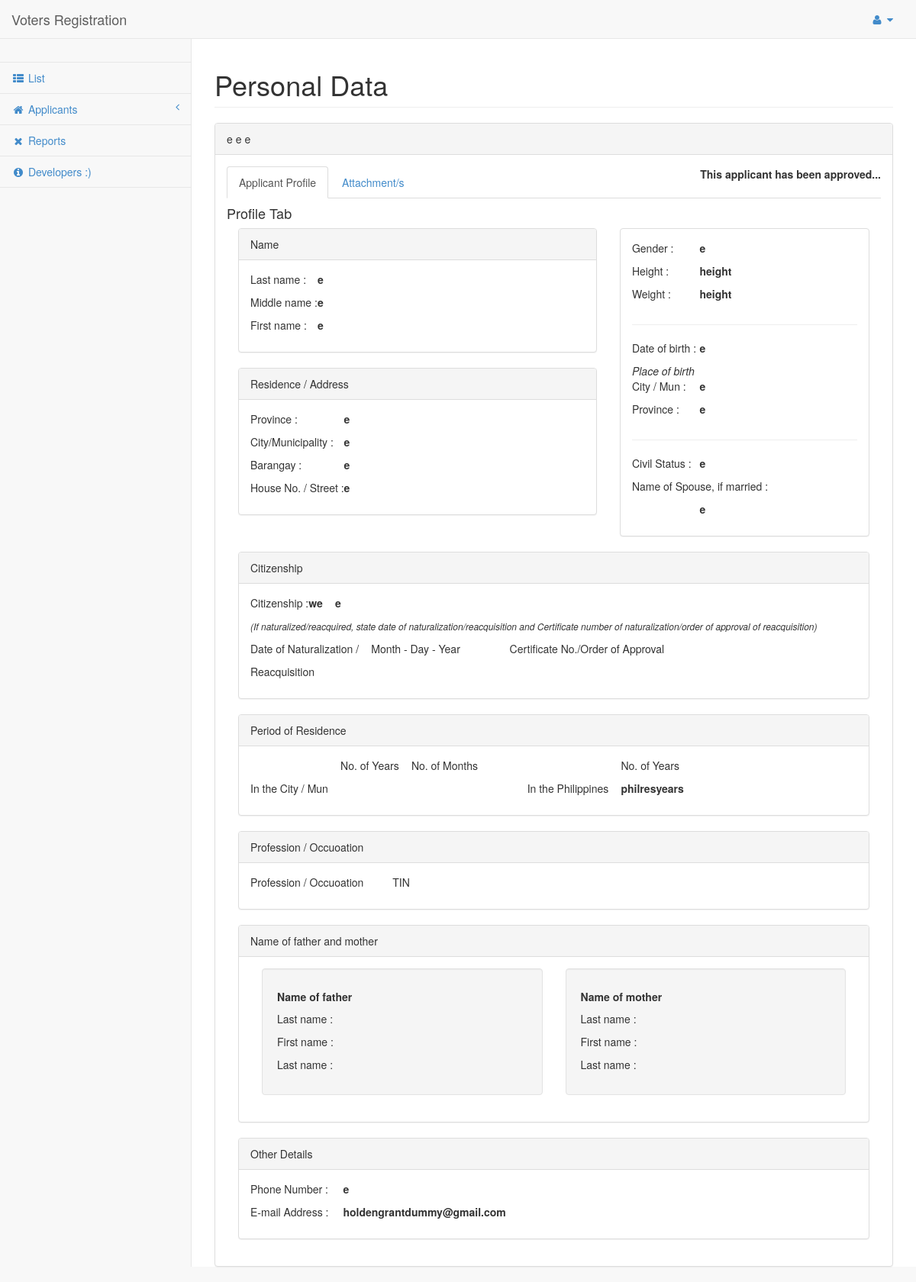
Page /view/view_data.php?id=41 (signed in) on the committed database.
### tables this page shows
CREATE TABLE IF NOT EXISTS `applicant` (
  `id` int(11) NOT NULL AUTO_INCREMENT,
  `code` varchar(10) NOT NULL,
  `status` int(11) NOT NULL,
  `reason` varchar(500) NOT NULL,
  `citizenship` varchar(250) NOT NULL,
  `birth` varchar(250) NOT NULL,
  `emailad` varchar(250) NOT NULL,
  `mailStat` int(11) NOT NULL COMMENT '0=not, 1=done',
  `mobile` varchar(250) NOT NULL,
  `lname` varchar(250) NOT NULL,
  `fname` varchar(250) NOT NULL,
  `mname` varchar(250) NOT NULL,
  `province` varchar(250) NOT NULL,
  `city` varchar(250) NOT NULL,
  `brgy` varchar(250) NOT NULL,
  `houseno` varchar(250) NOT NULL,
  `gender` varchar(250) NOT NULL,
  `birthcity` varchar(250) NOT NULL,
  `birthprovince` varchar(250) NOT NULL,
  `civil` varchar(250) NOT NULL,
  `spouse` varchar(250) NOT NULL,
  `citizentype` varchar(250) NOT NULL,
  `natdate` varchar(250) NOT NULL,
  `natno` varchar(250) NOT NULL,
  `cityresyears` varchar(250) NOT NULL,
  `cityresmonths` varchar(250) NOT NULL,
  `philresyears` varchar(250) NOT NULL,
  `occupation` varchar(250) NOT NULL,
  `tinnum` varchar(250) NOT NULL,
  `fatherlname` varchar(250) NOT NULL,
  `fatherfname` varchar(250) NOT NULL,
  `fathermname` varchar(250) NOT NULL,
  `motherlname` varchar(250) NOT NULL,
  `motherfname` varchar(250) NOT NULL,
  `mothermname` varchar(250) NOT NULL,
  `date` date NOT NULL,
  `image` mediumtext NOT NULL,
  `document` mediumtext NOT NULL,
  `height` varchar(250) NOT NULL,
  `weight` varchar(250) NOT NULL,
  PRIMARY KEY (`id`)
);

### view/view_data1.php (the view, shortened to what this page needs)
<div class="col-lg-7">
    <div class="panel panel-default">
        <div class="panel-heading">
            Name
        </div>
        <div class="panel-body">
            <table>
                <tr>
                    <td><p>Last name : </p></td>
                    <td><p><strong><?php echo $row['lname']; ?></strong></p></td>
                </tr>
                <tr>
                    <td><p>Middle name : </p></td>
                    <td><p><strong><?php echo $row['mname']; ?></strong></p></td>
                </tr>
                <tr>
                    <td><p>First name : </p></td>
                    <td><p><strong><?php echo $row['fname']; ?></strong></p></td>
                </tr>
            </table>
        </div>
    </div>
</div>
<div class="col-lg-5" style="float:right;">
    <div class="panel panel-default">
        <div class="panel-body">
            <table style="width:100%;">
                <tr>
                    <td style="width: 30%;"><p>Gender : </p></td>
                    <td><p><strong><?php echo $row['gender']; ?></strong></p></td>
                </tr>
                <tr>
                    <td><p>Height : </p></td>
                    <td><p><strong><?php echo $row['height']; ?></strong></p></td>
                </tr>
                <tr>
                    <td><p>Weight : </p></td>
                    <td><p><strong><?php echo $row['weight']; ?></strong></p></td>
                </tr>
                <tr>
                    <td colspan="2"><hr></td>
                </tr>
                <tr>
                    <td><p>Date of birth : </p></td>
                    <td><p><strong><?php echo $row['birth']; ?></strong></p></td>
                </tr>
                <tr>
                    <td colspan="2"><em>Place of birth</em></td>
                </tr>
                <tr>
                    <td><p>City / Mun : </p></td>
                    <td><p><strong><?php echo $row['birthcity']; ?></strong></p></td>
                </tr>
                <tr>
                    <td><p>Province : </p></td>
                    <td><p><strong><?php echo $row['birthprovince']; ?></strong></p></td>
                </tr>
                <tr>
                    <td colspan="2"><hr></td>
                </tr>
                <tr>
                    <td><p>Civil Status : </p></td>
                    <td><p><strong><?php echo $row['civil']; ?></strong></p></td>
                </tr>
                <tr>
                    <td colspan="2"><p>Name of Spouse, if married : </p></td>
                </tr>
                <tr>
                    <td></td>
                    <td><p><strong><?php echo $row['spouse']; ?></strong></p></td>
                </tr>
            </table>
        </div>
    </div>
</div>
<div class="col-lg-7">
    <div class="panel panel-default">
        <div class="panel-heading">
            Residence / Address
        </div>
        <div class="panel-body">
            <table>
                <tr>
                    <td><p>Province : </p></td>
                    <td><p><strong><?php echo $row['province']; ?></strong></p></td>
                </tr>
                <tr>
                    <td><p>City/Municipality : </p></td>
                    <td><p><strong><?php echo $row['city']; ?></strong></p></td>
                </tr>
                <tr>
                    <td><p>Barangay : </p></td>
                    <td><p><strong><?php echo $row['brgy']; ?></strong></p></td>
                </tr>
                <tr>
                    <td><p>House No. / Street : </p></td>
                    <td><p><strong><?php echo $row['houseno']; ?></strong></p></td>
                </tr>
            </table>
        </div>
    </div>
</div>
<div class="col-lg-12">
    <div class="panel panel-default">
        <div class="panel-heading">
            Citizenship
        </div>
        <div class="panel-body">
            <table>
                <tr>
                    <td><p>Citizenship : </p></td>
                    <td><p><strong><?php echo $row['citizenship']; ?></strong></p></td>
                    <td>&thinsp; &thinsp; &thinsp;</td>
                    <td><p><strong><?php echo $row['citizentype']; ?></strong></p></td>
                </tr>
            </table>
            <p>
                <em style="font-size:12px;">(If naturalized/reacquired, state date of naturalization/reacquisition and Certificate number of naturalization/order of approval of reacquisition)</em>
            </p>
            <table>
                <tr>
                    <td><p>Date of Naturalization / </p></td>
                    <td>&thinsp; &thinsp; &thinsp;</td>
                    <td><p>Month - Day - Year</p></td>
                    <td>&thinsp; &thinsp; &thinsp;&thinsp; &thinsp; &thinsp;&thinsp; &thinsp; &thinsp;&thinsp; &thinsp; &thinsp;</td>
                    <td><p>Certificate No./Order of Approval</p></td>
                </tr>
                <tr>
                    <td><p>Reacquisition </p></td>
                    <td>&thinsp; &thinsp; &thinsp;</td>
                    <td><p><strong><?php echo $row['natdate']; ?></strong></p></td>
                    <td>&thinsp; &thinsp; &thinsp;&thinsp; &thinsp; &thinsp;&thinsp; &thinsp; &thinsp;&thinsp; &thinsp; &thinsp;</td>
                    <td><p><strong><?php echo $row['natno']; ?></strong></p></td>
                </tr>
            </table>
        </div>
    </div>
</div>
<div class="col-lg-12">
    <div class="panel panel-default">
        <div class="panel-heading">
            Period of Residence
        </div>
        <div class="panel-body">
            <table>
                <tr>
                    <td><p></p></td>
                    <td>&thinsp; &thinsp; &thinsp;</td>
                    <td><p>No. of Years</p></td>
                    <td>&thinsp; &thinsp; &thinsp;</td>
                    <td><p>No. of Months</p></td>
                    <td>&thinsp; &thinsp; &thinsp;&thinsp; &thinsp; &thinsp;&thinsp; &thinsp; &thinsp;&thinsp; &thinsp; &thinsp;</td>
                    <td><p></p></td>
                    <td>&thinsp; &thinsp; &thinsp;</td>
                    <td><p>No. of Years</p></td>
                </tr>
                <tr>
                    <td><p>In the City / Mun</p></td>
                    <td>&thinsp; &thinsp; &thinsp;</td>
                    <td><p><strong><?php echo $row['cityresyears']; ?></strong></p></td>
                    <td>&thinsp; &thinsp; &thinsp;</td>
                    <td><p><strong><?php echo $row['cityresmonths']; ?></strong></p></td>
                    <td>&thinsp; &thinsp; &thinsp;&thinsp; &thinsp; &thinsp;&thinsp; &thinsp; &thinsp;&thinsp; &thinsp; &thinsp;</td>
                    <td><p>In the Philippines</p></td>
                    <td>&thinsp; &thinsp; &thinsp;</td>
                    <td><p><strong><?php echo $row['philresyears']; ?></strong></p></td>
                </tr>
            </table>
        </div>
    </div>
</div>
<div class="col-lg-12">
    <div class="panel panel-default">
        <div class="panel-heading">
            Profession / Occuoation
        </div>
        <div class="panel-body">
            <table>
                <tr>
                    <td><p>Profession / Occuoation</p></td>
                    <td>&thinsp; &thinsp; &thinsp;&thinsp;</td>
                    <td>&thinsp; &thinsp; &thinsp;&thinsp;</td>
                    <td><p>TIN</p></td>
                    <td>&thinsp; &thinsp; &thinsp;&thinsp;</td>
                </tr>
            </table>
        </div>
    </div>
</div>
<div class="col-lg-12">
    <div class="panel panel-default">
        <div class="panel-heading">
            Name of father and mother
        </div>
        <div class="panel-body">
            <div class="col-lg-6">
                <div class="well">
                    <h5><b>Name of father</b></h5>
                    <table>
                        <tr>
                            <td><p>Last name : </p></td>
                        </tr>
                        <tr>
                            <td><p>First name : </p></td>
                        </tr>
                        <tr>
                            <td><p>Last name : </p></td>
                        </tr>
                    </table>
                </div>
            </div>
            <div class="col-lg-6">
                <div class="well">
                    <h5><b>Name of mother</b></h5>
                    <table>
                        <tr>
                            <td><p>Last name : </p></td>
                        </tr>
                        <tr>
                            <td><p>First name : </p></td>
                        </tr>
                        <tr>
                            <td><p>Last name : </p></td>
                        </tr>
                    </table>
                </div>
            </div>
        </div>
    </div>
</div>
<div class="col-lg-12">
    <div class="panel panel-default">
        <div class="panel-heading">
            Other Details
        </div>
        <div class="panel-body">
            <table>
                <tr>
                    <td><p>Phone Number :</p></td>
                    <td>&thinsp; &thinsp; &thinsp;&thinsp;</td>
                    <td><p><strong><?php echo $row['mobile']; ?></strong></p></td>
                </tr>
                <tr>
                    <td><p>E-mail Address :</p></td>
                    <td>&thinsp; &thinsp; &thinsp;&thinsp;</td>
                    <td><p><strong><?php echo $row['emailad']; ?></strong></p></td>
                </tr>
            </table>
        </div>
    </div>
</div>

### view/view_data.php (shortened to what this page needs)
<!DOCTYPE html>
<html lang="en">
<head>
    <link href="../css/bootstrap.min.css" rel="stylesheet">
    <link href="../css/plugins/metisMenu/metisMenu.min.css" rel="stylesheet">
    <link href="../css/sb-admin-2.css" rel="stylesheet">
    <link href="../font-awesome-4.1.0/css/font-awesome.min.css" rel="stylesheet" type="text/css">
</head>
<body>
    <div id="wrapper">
        <?php include("nav.php") ?>
        <div id="page-wrapper">
            <div class="row">
                <div class="col-lg-12">
                    <h1 class="page-header">Personal Data</h1>
                </div>
            </div>
                <?php
                    $id = $_GET['id'];
                    $sql="SELECT * FROM applicant where id='$id'";
                    $result=mysql_query($sql);
                ?>
                <?php while($row=mysql_fetch_array($result)){ ?>
                <div class="panel panel-default">
                    <div class="panel-heading">
                        <?php echo $row['fname']." ".$row['mname']." ".$row['lname']; ?>
                    </div>
                    <div class="panel-body">
                        <ul class="nav nav-tabs">
                            <li class="active"><a href="#home" data-toggle="tab">Applicant Profile</a>
                            </li>
                            <li><a href="#profile" data-toggle="tab">Attachment/s</a>
                            </li>
                            <?php if($row['status'] == 0) {?>
                            <li style="float:right;">
                                <button class="btn btn-success btn-sm" name="pending2approve">
                                    <a href="../control/update2approve.php?id=<?php echo $row['id']; ?>" style="color:white; text-decoration:none;">Approve</a>
                                </button>
                            </li>
                            <li style="float:right;">
                                &thinsp; &thinsp; &thinsp;
                            </li>
                            <li style="float:right;">
                                <button type="submit" class="btn btn-danger btn-sm" name="pending2decline">
                                   <a href="../control/update2decline.php?id=<?php echo $row['id']; ?>" style="color:white; text-decoration:none;">Decline</a>
                                </button>
                            </li>
                            <?php }elseif($row['status'] == 1){
                                echo "<b style='float:right;'>This applicant has been approved...</b><br>";
                                } elseif($row['status'] == 2){
                                echo "<b style='float:right;'>This applicant has been declined...</b>";
                            }?>
                        </ul>
                        <div class="tab-content">
                            <div class="tab-pane fade in active" id="home">
                                <h4>Profile Tab</h4>
                                <?php include 'view_data1.php'; ?>
                            </div>
                        </div>
                    </div>
                </div>
                <?php } ?>
        </div>
    </div>
</body>
</html>

### css/sb-admin-2.css (style rules this page uses)
body { background-color: #f8f8f8; }
#wrapper { width: 100%; }
#page-wrapper { padding: 0 15px; min-height: 568px; background-color: #fff; }
@media (min-width:768px) { #page-wrapper { position: inherit; margin: 0 0 0 250px; padding: 0 30px; border-left: 1px solid #e7e7e7; } }

### rows in the picture
applicant: fname "e", mname "e", lname "e", status "This applicant has been approved...", gender "e", height "height", weight "height", birth "e", birthcity "e", birthprovince "e", civil "e", spouse "e", province "e", city "e", brgy "e", houseno "e", citizenship "we", citizentype "e", philresyears "philresyears", mobile "e", emailad "holdengrantdummy@gmail.com"
